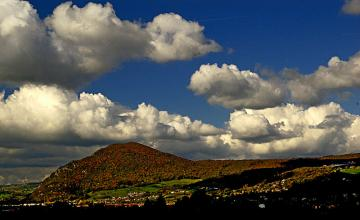
#> input picture OpenCV/Images/m1m.jpg, 360 x 220 px, found by its file name
$ python opencv_image_02.py
#> lines starting #> are read from the running program, lines starting #| are printed output that depends on the picture
"""
    图片数据 维度操作
    imgs.shape --> [,,3]  表示 图片的 高， 宽， 通道数
"""

import cv2
import numpy as np


def access_shape(image):
    """操作图片数据的维度，以及数组内的每个元素"""
    print(image.shape) # 图片的大小 维度

    height = image.shape[0] # 图片的高
    width = image.shape[1] # 图片的宽
    channels = image.shape[2] # 图片的 通道数
    print("图片的宽度： {}, 高度： {}, 通道数: {}".format(width,height,channels))

    # 循环获取这个数组的元素
    for row in range(height):
        for col in range(width):
            for c in range(channels):
                pv = image[row,col,c] # 将image图片数据的 每一个数 赋值给一个变量
                image[row,col,c] = 255 - pv # 由于像素大小范围从 0-255,所以，用 255分别减去 遍历出来的每一个数值，重新赋值给 原数组对应的位置

    cv2.imshow("new",image)


def create_image():
    """自己创建一个 3通道图片"""
    imge = np.zeros([400,400,3],np.uint8)

    imge[:,:,0] = np.ones([400,400]) * 255 #蓝色
    imge[:,:,1] = np.ones([400,400]) * 255 #绿色
    imge[:,:,2] = np.ones([400,400]) * 255 #红色


def inverse(image):
    """ opencv中 自带api """
    dst = cv2.bitwise_not(image) # 像素取反的 api
    cv2.imshow("dst",dst)


def show_all():
    """将显示，关闭功能封装为函数"""
    cv2.waitKey(0)
    cv2.destroyAllWindows()

# 读取图片数据
src = cv2.imread("../images/m1m.jpg")
#> src is the input picture: shape (220, 360, 3); mean B, G, R 87.2, 86.7, 83.4
cv2.imshow("src",src)

# 获取cpu转的圈数
t1 = cv2.getTickCount()

# access_shape(src)
inverse(src)
#> in inverse, `dst = cv2.bitwise_not(image)`:
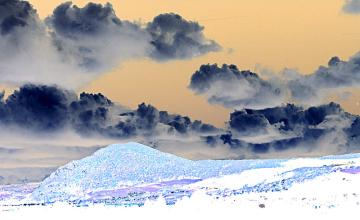
#> dst: shape (220, 360, 3); mean B, G, R 167.8, 168.3, 171.6
t2 = cv2.getTickCount()
time = (t2-t1)/cv2.getTickFrequency()
print("转变耗时： {}".format(time))

show_all()

$ run again, with OpenCV/Images/m2m.jpg copied over OpenCV/Images/m1m.jpg
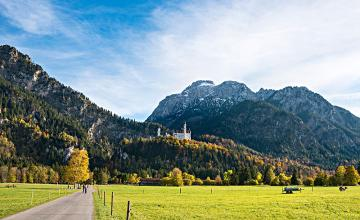
#> input picture OpenCV/Images/m2m.jpg, 360 x 220 px, found by its file name
#> src is the input picture: shape (220, 360, 3); mean B, G, R 141, 149, 132.6
#> in inverse, `dst = cv2.bitwise_not(image)`:
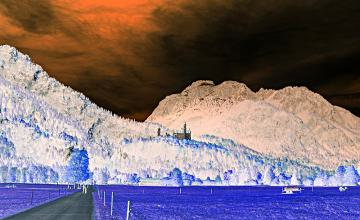
#> dst: shape (220, 360, 3); mean B, G, R 114, 106, 122.4

$ run again, with OpenCV/Images/m3m.jpg copied over OpenCV/Images/m1m.jpg
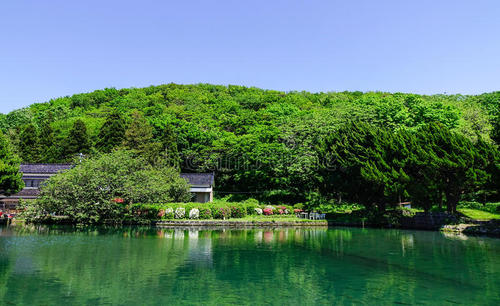
#> input picture OpenCV/Images/m3m.jpg, 500 x 306 px, found by its file name
#> src is the input picture: shape (306, 500, 3); mean B, G, R 106.6, 122.4, 89.1
#> in inverse, `dst = cv2.bitwise_not(image)`:
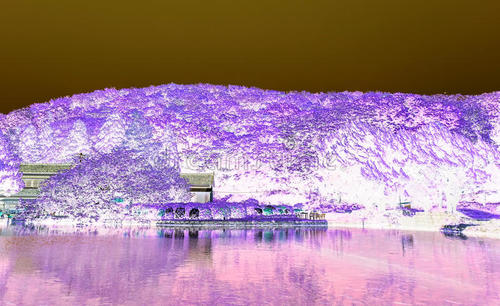
#> dst: shape (306, 500, 3); mean B, G, R 148.4, 132.6, 165.9

$ run again, with OpenCV/Images/m4m.jpg copied over OpenCV/Images/m1m.jpg
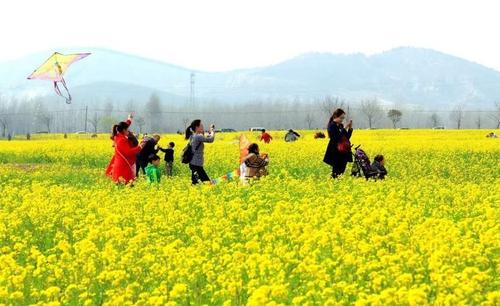
#> input picture OpenCV/Images/m4m.jpg, 500 x 306 px, found by its file name
#> src is the input picture: shape (306, 500, 3); mean B, G, R 115.9, 207.7, 201.8
#> in inverse, `dst = cv2.bitwise_not(image)`:
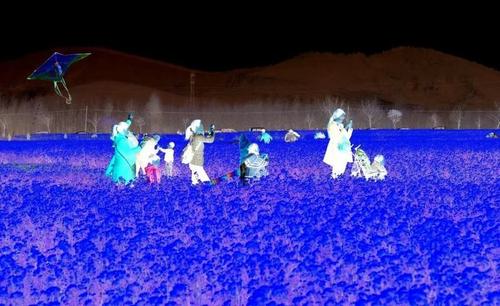
#> dst: shape (306, 500, 3); mean B, G, R 139.1, 47.3, 53.2
